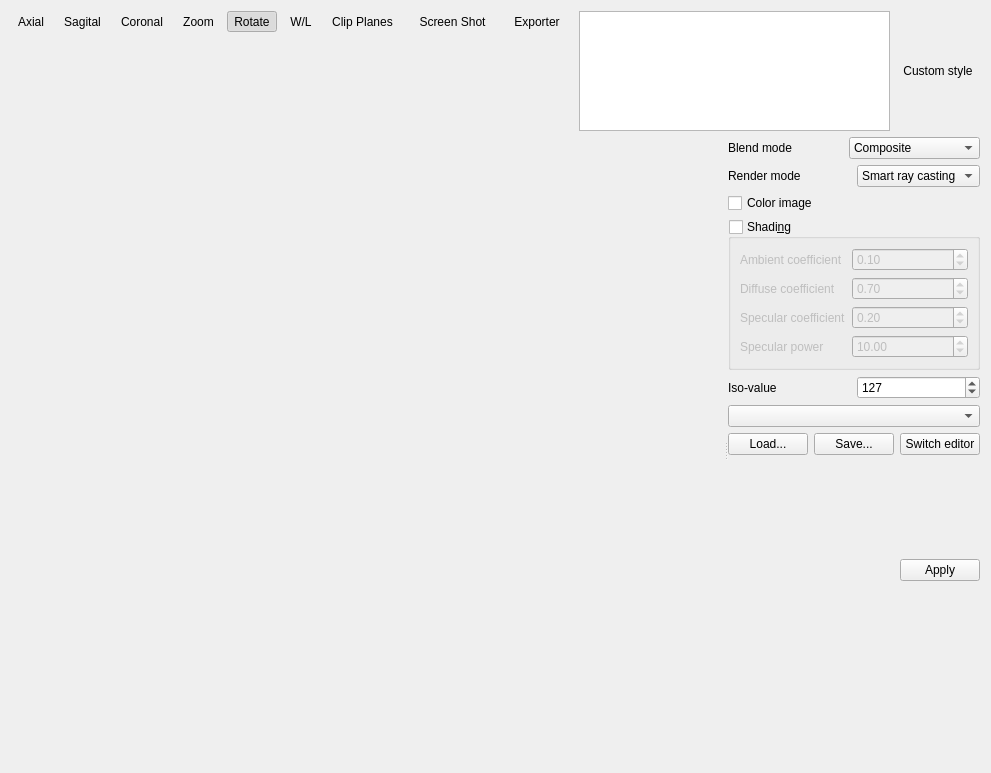
<?xml version="1.0" encoding="UTF-8"?>
<ui version="4.0">
 <class>Q3DViewerExtensionBase</class>
 <widget class="QWidget" name="Q3DViewerExtensionBase">
  <property name="geometry">
   <rect>
    <x>0</x>
    <y>0</y>
    <width>991</width>
    <height>773</height>
   </rect>
  </property>
  <layout class="QGridLayout">
   <item row="0" column="0">
    <layout class="QVBoxLayout">
     <property name="spacing">
      <number>14</number>
     </property>
     <property name="leftMargin">
      <number>0</number>
     </property>
     <property name="topMargin">
      <number>0</number>
     </property>
     <property name="rightMargin">
      <number>0</number>
     </property>
     <property name="bottomMargin">
      <number>0</number>
     </property>
     <item>
      <layout class="QHBoxLayout">
       <property name="spacing">
        <number>6</number>
       </property>
       <property name="leftMargin">
        <number>0</number>
       </property>
       <property name="topMargin">
        <number>0</number>
       </property>
       <property name="rightMargin">
        <number>0</number>
       </property>
       <property name="bottomMargin">
        <number>0</number>
       </property>
       <item>
        <widget class="QToolButton" name="m_axialOrientationButton">
         <property name="text">
          <string>Axial</string>
         </property>
         <property name="icon">
          <iconset>
           <normaloff>:/images/icons/axial.svg</normaloff>:/images/icons/axial.svg</iconset>
         </property>
         <property name="iconSize">
          <size>
           <width>32</width>
           <height>32</height>
          </size>
         </property>
         <property name="checkable">
          <bool>false</bool>
         </property>
         <property name="checked">
          <bool>false</bool>
         </property>
         <property name="toolButtonStyle">
          <enum>Qt::ToolButtonTextUnderIcon</enum>
         </property>
         <property name="autoRaise">
          <bool>true</bool>
         </property>
        </widget>
       </item>
       <item>
        <widget class="QToolButton" name="m_sagitalOrientationButton">
         <property name="text">
          <string>Sagital</string>
         </property>
         <property name="icon">
          <iconset>
           <normaloff>:/images/icons/sagittal.svg</normaloff>:/images/icons/sagittal.svg</iconset>
         </property>
         <property name="iconSize">
          <size>
           <width>32</width>
           <height>32</height>
          </size>
         </property>
         <property name="checkable">
          <bool>false</bool>
         </property>
         <property name="checked">
          <bool>false</bool>
         </property>
         <property name="toolButtonStyle">
          <enum>Qt::ToolButtonTextUnderIcon</enum>
         </property>
         <property name="autoRaise">
          <bool>true</bool>
         </property>
        </widget>
       </item>
       <item>
        <widget class="QToolButton" name="m_coronalOrientationButton">
         <property name="text">
          <string>Coronal</string>
         </property>
         <property name="icon">
          <iconset>
           <normaloff>:/images/icons/coronal.svg</normaloff>:/images/icons/coronal.svg</iconset>
         </property>
         <property name="iconSize">
          <size>
           <width>32</width>
           <height>32</height>
          </size>
         </property>
         <property name="checkable">
          <bool>false</bool>
         </property>
         <property name="checked">
          <bool>false</bool>
         </property>
         <property name="toolButtonStyle">
          <enum>Qt::ToolButtonTextUnderIcon</enum>
         </property>
         <property name="autoRaise">
          <bool>true</bool>
         </property>
        </widget>
       </item>
      </layout>
     </item>
     <item>
      <spacer>
       <property name="orientation">
        <enum>Qt::Vertical</enum>
       </property>
       <property name="sizeType">
        <enum>QSizePolicy::Expanding</enum>
       </property>
       <property name="sizeHint" stdset="0">
        <size>
         <width>20</width>
         <height>20</height>
        </size>
       </property>
      </spacer>
     </item>
    </layout>
   </item>
   <item row="0" column="1">
    <layout class="QVBoxLayout">
     <property name="spacing">
      <number>14</number>
     </property>
     <property name="leftMargin">
      <number>0</number>
     </property>
     <property name="topMargin">
      <number>0</number>
     </property>
     <property name="rightMargin">
      <number>0</number>
     </property>
     <property name="bottomMargin">
      <number>0</number>
     </property>
     <item>
      <layout class="QHBoxLayout">
       <property name="spacing">
        <number>6</number>
       </property>
       <property name="leftMargin">
        <number>0</number>
       </property>
       <property name="topMargin">
        <number>0</number>
       </property>
       <property name="rightMargin">
        <number>0</number>
       </property>
       <property name="bottomMargin">
        <number>0</number>
       </property>
       <item>
        <widget class="QToolButton" name="m_zoomToolButton">
         <property name="text">
          <string>Zoom</string>
         </property>
         <property name="icon">
          <iconset>
           <normaloff>:/images/icons/edit-find.svg</normaloff>:/images/icons/edit-find.svg</iconset>
         </property>
         <property name="iconSize">
          <size>
           <width>32</width>
           <height>32</height>
          </size>
         </property>
         <property name="checkable">
          <bool>true</bool>
         </property>
         <property name="checked">
          <bool>false</bool>
         </property>
         <property name="toolButtonStyle">
          <enum>Qt::ToolButtonTextUnderIcon</enum>
         </property>
         <property name="autoRaise">
          <bool>true</bool>
         </property>
        </widget>
       </item>
       <item>
        <widget class="QToolButton" name="m_rotate3DToolButton">
         <property name="text">
          <string>Rotate</string>
         </property>
         <property name="icon">
          <iconset>
           <normaloff>:/images/icons/swivel.svg</normaloff>:/images/icons/swivel.svg</iconset>
         </property>
         <property name="iconSize">
          <size>
           <width>32</width>
           <height>32</height>
          </size>
         </property>
         <property name="checkable">
          <bool>true</bool>
         </property>
         <property name="checked">
          <bool>true</bool>
         </property>
         <property name="toolButtonStyle">
          <enum>Qt::ToolButtonTextUnderIcon</enum>
         </property>
         <property name="autoRaise">
          <bool>true</bool>
         </property>
        </widget>
       </item>
       <item>
        <widget class="QToolButton" name="m_windowLevelToolButton">
         <property name="text">
          <string>W/L</string>
         </property>
         <property name="icon">
          <iconset>
           <normaloff>:/images/icons/contrast.svg</normaloff>:/images/icons/contrast.svg</iconset>
         </property>
         <property name="iconSize">
          <size>
           <width>32</width>
           <height>32</height>
          </size>
         </property>
         <property name="checkable">
          <bool>true</bool>
         </property>
         <property name="toolButtonStyle">
          <enum>Qt::ToolButtonTextUnderIcon</enum>
         </property>
         <property name="autoRaise">
          <bool>true</bool>
         </property>
        </widget>
       </item>
      </layout>
     </item>
     <item>
      <spacer>
       <property name="orientation">
        <enum>Qt::Vertical</enum>
       </property>
       <property name="sizeType">
        <enum>QSizePolicy::Expanding</enum>
       </property>
       <property name="sizeHint" stdset="0">
        <size>
         <width>20</width>
         <height>20</height>
        </size>
       </property>
      </spacer>
     </item>
    </layout>
   </item>
   <item row="0" column="2">
    <layout class="QVBoxLayout">
     <property name="spacing">
      <number>14</number>
     </property>
     <item>
      <widget class="QToolButton" name="m_clippingBoxToolButton">
       <property name="text">
        <string>Clip Planes</string>
       </property>
       <property name="icon">
        <iconset>
         <normaloff>:/images/icons/node.svg</normaloff>:/images/icons/node.svg</iconset>
       </property>
       <property name="iconSize">
        <size>
         <width>32</width>
         <height>32</height>
        </size>
       </property>
       <property name="checkable">
        <bool>true</bool>
       </property>
       <property name="toolButtonStyle">
        <enum>Qt::ToolButtonTextUnderIcon</enum>
       </property>
       <property name="autoRaise">
        <bool>true</bool>
       </property>
      </widget>
     </item>
     <item>
      <spacer>
       <property name="orientation">
        <enum>Qt::Vertical</enum>
       </property>
       <property name="sizeType">
        <enum>QSizePolicy::Expanding</enum>
       </property>
       <property name="sizeHint" stdset="0">
        <size>
         <width>20</width>
         <height>20</height>
        </size>
       </property>
      </spacer>
     </item>
    </layout>
   </item>
   <item row="0" column="7">
    <layout class="QHBoxLayout">
     <property name="spacing">
      <number>6</number>
     </property>
     <property name="leftMargin">
      <number>0</number>
     </property>
     <property name="topMargin">
      <number>0</number>
     </property>
     <property name="rightMargin">
      <number>0</number>
     </property>
     <property name="bottomMargin">
      <number>0</number>
     </property>
     <item>
      <layout class="QVBoxLayout">
       <property name="spacing">
        <number>6</number>
       </property>
       <property name="leftMargin">
        <number>0</number>
       </property>
       <property name="topMargin">
        <number>0</number>
       </property>
       <property name="rightMargin">
        <number>0</number>
       </property>
       <property name="bottomMargin">
        <number>0</number>
       </property>
       <item>
        <widget class="QListView" name="m_renderingStyleListView">
         <property name="maximumSize">
          <size>
           <width>16777215</width>
           <height>120</height>
          </size>
         </property>
         <property name="editTriggers">
          <set>QAbstractItemView::NoEditTriggers</set>
         </property>
         <property name="iconSize">
          <size>
           <width>96</width>
           <height>96</height>
          </size>
         </property>
         <property name="movement">
          <enum>QListView::Static</enum>
         </property>
         <property name="resizeMode">
          <enum>QListView::Adjust</enum>
         </property>
         <property name="viewMode">
          <enum>QListView::IconMode</enum>
         </property>
         <property name="uniformItemSizes">
          <bool>true</bool>
         </property>
        </widget>
       </item>
      </layout>
     </item>
     <item>
      <widget class="QToolButton" name="m_customStyleToolButton">
       <property name="text">
        <string>Custom style</string>
       </property>
       <property name="icon">
        <iconset>
         <normaloff>:/images/icons/adjustrgb.svg</normaloff>:/images/icons/adjustrgb.svg</iconset>
       </property>
       <property name="iconSize">
        <size>
         <width>32</width>
         <height>32</height>
        </size>
       </property>
       <property name="checkable">
        <bool>true</bool>
       </property>
       <property name="toolButtonStyle">
        <enum>Qt::ToolButtonTextUnderIcon</enum>
       </property>
       <property name="autoRaise">
        <bool>true</bool>
       </property>
      </widget>
     </item>
    </layout>
   </item>
   <item row="1" column="0" colspan="8">
    <widget class="QSplitter" name="m_editorSplitter">
     <property name="sizePolicy">
      <sizepolicy hsizetype="Expanding" vsizetype="Preferred">
       <horstretch>0</horstretch>
       <verstretch>1</verstretch>
      </sizepolicy>
     </property>
     <property name="orientation">
      <enum>Qt::Horizontal</enum>
     </property>
     <property name="opaqueResize">
      <bool>false</bool>
     </property>
     <widget class="udg::Q3DViewer" name="m_3DView" native="true">
      <property name="sizePolicy">
       <sizepolicy hsizetype="Expanding" vsizetype="Expanding">
        <horstretch>1</horstretch>
        <verstretch>1</verstretch>
       </sizepolicy>
      </property>
     </widget>
     <widget class="QWidget" name="layoutWidget">
      <layout class="QVBoxLayout">
       <property name="spacing">
        <number>6</number>
       </property>
       <property name="leftMargin">
        <number>0</number>
       </property>
       <property name="topMargin">
        <number>0</number>
       </property>
       <property name="rightMargin">
        <number>0</number>
       </property>
       <property name="bottomMargin">
        <number>0</number>
       </property>
       <item>
        <layout class="QVBoxLayout" stretch="0,0,0">
         <property name="spacing">
          <number>6</number>
         </property>
         <property name="leftMargin">
          <number>0</number>
         </property>
         <property name="topMargin">
          <number>0</number>
         </property>
         <property name="rightMargin">
          <number>0</number>
         </property>
         <property name="bottomMargin">
          <number>0</number>
         </property>
         <item>
          <layout class="QHBoxLayout" name="horizontalLayout_2">
           <item>
            <widget class="QLabel" name="label_6">
             <property name="text">
              <string>Blend mode</string>
             </property>
            </widget>
           </item>
           <item>
            <widget class="QComboBox" name="m_blendModeComboBox">
             <item>
              <property name="text">
               <string>Composite</string>
              </property>
             </item>
             <item>
              <property name="text">
               <string>Maximum intensity</string>
              </property>
             </item>
             <item>
              <property name="text">
               <string>Minimum intensity</string>
              </property>
             </item>
             <item>
              <property name="text">
               <string>Average intensity</string>
              </property>
             </item>
             <item>
              <property name="text">
               <string>Additive</string>
              </property>
             </item>
             <item>
              <property name="text">
               <string>Isosurface</string>
              </property>
             </item>
            </widget>
           </item>
          </layout>
         </item>
         <item>
          <widget class="QWidget" name="m_rayCastingOptionsWidget" native="true">
           <layout class="QVBoxLayout" name="verticalLayout_3">
            <property name="spacing">
             <number>6</number>
            </property>
            <property name="leftMargin">
             <number>0</number>
            </property>
            <property name="topMargin">
             <number>0</number>
            </property>
            <property name="rightMargin">
             <number>0</number>
            </property>
            <property name="bottomMargin">
             <number>0</number>
            </property>
            <item>
             <widget class="QWidget" name="m_renderModeWidget" native="true">
              <layout class="QHBoxLayout" name="horizontalLayout_3">
               <property name="leftMargin">
                <number>0</number>
               </property>
               <property name="topMargin">
                <number>0</number>
               </property>
               <property name="rightMargin">
                <number>0</number>
               </property>
               <property name="bottomMargin">
                <number>0</number>
               </property>
               <item>
                <widget class="QLabel" name="label_7">
                 <property name="text">
                  <string>Render mode</string>
                 </property>
                </widget>
               </item>
               <item>
                <widget class="QComboBox" name="m_renderModeComboBox">
                 <item>
                  <property name="text">
                   <string>Smart ray casting</string>
                  </property>
                 </item>
                 <item>
                  <property name="text">
                   <string>CPU ray casting</string>
                  </property>
                 </item>
                 <item>
                  <property name="text">
                   <string>GPU ray casting</string>
                  </property>
                 </item>
                </widget>
               </item>
              </layout>
             </widget>
            </item>
            <item>
             <widget class="QCheckBox" name="m_colorImageCheckBox">
              <property name="text">
               <string>Color image</string>
              </property>
             </widget>
            </item>
            <item>
             <widget class="QGroupBox" name="m_shadingGroupBox">
              <property name="title">
               <string>Shadi&amp;ng</string>
              </property>
              <property name="checkable">
               <bool>true</bool>
              </property>
              <property name="checked">
               <bool>false</bool>
              </property>
              <layout class="QFormLayout" name="formLayout">
               <item row="0" column="0">
                <widget class="QLabel" name="m_ambientCoefficientLabel">
                 <property name="text">
                  <string>Ambient coefficient</string>
                 </property>
                </widget>
               </item>
               <item row="0" column="1">
                <widget class="QDoubleSpinBox" name="m_ambientCoefficientDoubleSpinBox">
                 <property name="maximum">
                  <double>1.000000000000000</double>
                 </property>
                 <property name="singleStep">
                  <double>0.010000000000000</double>
                 </property>
                 <property name="value">
                  <double>0.100000000000000</double>
                 </property>
                </widget>
               </item>
               <item row="1" column="0">
                <widget class="QLabel" name="m_diffuseCoefficientLabel">
                 <property name="text">
                  <string>Diffuse coefficient</string>
                 </property>
                </widget>
               </item>
               <item row="1" column="1">
                <widget class="QDoubleSpinBox" name="m_diffuseCoefficientDoubleSpinBox">
                 <property name="maximum">
                  <double>1.000000000000000</double>
                 </property>
                 <property name="singleStep">
                  <double>0.010000000000000</double>
                 </property>
                 <property name="value">
                  <double>0.700000000000000</double>
                 </property>
                </widget>
               </item>
               <item row="2" column="0">
                <widget class="QLabel" name="m_specularCoefficientLabel">
                 <property name="text">
                  <string>Specular coefficient</string>
                 </property>
                </widget>
               </item>
               <item row="2" column="1">
                <widget class="QDoubleSpinBox" name="m_specularCoefficientDoubleSpinBox">
                 <property name="maximum">
                  <double>1.000000000000000</double>
                 </property>
                 <property name="singleStep">
                  <double>0.010000000000000</double>
                 </property>
                 <property name="value">
                  <double>0.200000000000000</double>
                 </property>
                </widget>
               </item>
               <item row="3" column="0">
                <widget class="QLabel" name="m_specularPowerLabel">
                 <property name="text">
                  <string>Specular power</string>
                 </property>
                </widget>
               </item>
               <item row="3" column="1">
                <widget class="QDoubleSpinBox" name="m_specularPowerDoubleSpinBox">
                 <property name="maximum">
                  <double>128.000000000000000</double>
                 </property>
                 <property name="value">
                  <double>10.000000000000000</double>
                 </property>
                </widget>
               </item>
              </layout>
             </widget>
            </item>
           </layout>
          </widget>
         </item>
         <item>
          <widget class="QWidget" name="m_isosurfaceOptionsWidget" native="true">
           <property name="sizePolicy">
            <sizepolicy hsizetype="Preferred" vsizetype="Maximum">
             <horstretch>0</horstretch>
             <verstretch>0</verstretch>
            </sizepolicy>
           </property>
           <layout class="QHBoxLayout">
            <property name="leftMargin">
             <number>0</number>
            </property>
            <property name="topMargin">
             <number>0</number>
            </property>
            <property name="rightMargin">
             <number>0</number>
            </property>
            <property name="bottomMargin">
             <number>0</number>
            </property>
            <item>
             <widget class="QLabel" name="m_isoValueLabel">
              <property name="text">
               <string>Iso-value</string>
              </property>
             </widget>
            </item>
            <item>
             <widget class="QSpinBox" name="m_isoValueSpinBox">
              <property name="maximum">
               <number>255</number>
              </property>
              <property name="value">
               <number>127</number>
              </property>
             </widget>
            </item>
           </layout>
          </widget>
         </item>
        </layout>
       </item>
       <item>
        <widget class="QWidget" name="m_transferFunctionsWidget" native="true">
         <layout class="QVBoxLayout" name="verticalLayout_4">
          <property name="spacing">
           <number>6</number>
          </property>
          <property name="leftMargin">
           <number>0</number>
          </property>
          <property name="topMargin">
           <number>0</number>
          </property>
          <property name="rightMargin">
           <number>0</number>
          </property>
          <property name="bottomMargin">
           <number>0</number>
          </property>
          <item>
           <widget class="QComboBox" name="m_clutPresetsComboBox"/>
          </item>
          <item>
           <layout class="QHBoxLayout">
            <property name="spacing">
             <number>6</number>
            </property>
            <property name="leftMargin">
             <number>0</number>
            </property>
            <property name="topMargin">
             <number>0</number>
            </property>
            <property name="rightMargin">
             <number>0</number>
            </property>
            <property name="bottomMargin">
             <number>0</number>
            </property>
            <item>
             <widget class="QPushButton" name="m_loadClutPushButton">
              <property name="toolTip">
               <string>Load transfer function</string>
              </property>
              <property name="text">
               <string>Load...</string>
              </property>
             </widget>
            </item>
            <item>
             <widget class="QPushButton" name="m_saveClutPushButton">
              <property name="toolTip">
               <string>Save transfer function</string>
              </property>
              <property name="text">
               <string>Save...</string>
              </property>
             </widget>
            </item>
            <item>
             <widget class="QPushButton" name="m_switchEditorPushButton">
              <property name="text">
               <string>Switch editor</string>
              </property>
             </widget>
            </item>
           </layout>
          </item>
          <item>
           <widget class="QStackedWidget" name="m_editorsStackedWidget">
            <property name="sizePolicy">
             <sizepolicy hsizetype="Preferred" vsizetype="Preferred">
              <horstretch>0</horstretch>
              <verstretch>1</verstretch>
             </sizepolicy>
            </property>
            <property name="currentIndex">
             <number>0</number>
            </property>
            <widget class="udg::QTransferFunctionEditorByGradient" name="m_gradientEditor"/>
            <widget class="udg::QTransferFunctionEditorByValues" name="m_editorByValues"/>
           </widget>
          </item>
          <item>
           <layout class="QHBoxLayout">
            <property name="spacing">
             <number>6</number>
            </property>
            <property name="leftMargin">
             <number>0</number>
            </property>
            <property name="topMargin">
             <number>0</number>
            </property>
            <property name="rightMargin">
             <number>0</number>
            </property>
            <property name="bottomMargin">
             <number>0</number>
            </property>
            <item>
             <spacer>
              <property name="orientation">
               <enum>Qt::Horizontal</enum>
              </property>
              <property name="sizeHint" stdset="0">
               <size>
                <width>40</width>
                <height>20</height>
               </size>
              </property>
             </spacer>
            </item>
            <item>
             <widget class="QPushButton" name="m_applyPushButton">
              <property name="text">
               <string>Apply</string>
              </property>
             </widget>
            </item>
           </layout>
          </item>
         </layout>
        </widget>
       </item>
       <item>
        <widget class="QWidget" name="m_noTransferFunctionsWidget" native="true">
         <property name="sizePolicy">
          <sizepolicy hsizetype="Preferred" vsizetype="Expanding">
           <horstretch>0</horstretch>
           <verstretch>0</verstretch>
          </sizepolicy>
         </property>
        </widget>
       </item>
      </layout>
     </widget>
    </widget>
   </item>
   <item row="0" column="4" colspan="2">
    <layout class="QVBoxLayout" name="verticalLayout">
     <property name="spacing">
      <number>14</number>
     </property>
     <property name="leftMargin">
      <number>0</number>
     </property>
     <property name="topMargin">
      <number>0</number>
     </property>
     <property name="rightMargin">
      <number>0</number>
     </property>
     <property name="bottomMargin">
      <number>0</number>
     </property>
     <item>
      <layout class="QHBoxLayout" name="horizontalLayout">
       <item>
        <widget class="QToolButton" name="m_screenShotToolButton">
         <property name="text">
          <string>Screen Shot</string>
         </property>
         <property name="icon">
          <iconset>
           <normaloff>:/images/icons/camera-photo.svg</normaloff>:/images/icons/camera-photo.svg</iconset>
         </property>
         <property name="iconSize">
          <size>
           <width>32</width>
           <height>32</height>
          </size>
         </property>
         <property name="toolButtonStyle">
          <enum>Qt::ToolButtonTextUnderIcon</enum>
         </property>
         <property name="autoRaise">
          <bool>true</bool>
         </property>
        </widget>
       </item>
       <item>
        <widget class="QToolButton" name="m_screenshotsExporterToolButton">
         <property name="text">
          <string>Exporter</string>
         </property>
         <property name="icon">
          <iconset>
           <normaloff>:/images/icons/upload-media.svg</normaloff>:/images/icons/upload-media.svg</iconset>
         </property>
         <property name="iconSize">
          <size>
           <width>32</width>
           <height>32</height>
          </size>
         </property>
         <property name="toolButtonStyle">
          <enum>Qt::ToolButtonTextUnderIcon</enum>
         </property>
         <property name="autoRaise">
          <bool>true</bool>
         </property>
        </widget>
       </item>
      </layout>
     </item>
     <item>
      <spacer name="verticalSpacer">
       <property name="orientation">
        <enum>Qt::Vertical</enum>
       </property>
       <property name="sizeHint" stdset="0">
        <size>
         <width>20</width>
         <height>20</height>
        </size>
       </property>
      </spacer>
     </item>
    </layout>
   </item>
  </layout>
 </widget>
 <customwidgets>
  <customwidget>
   <class>udg::QTransferFunctionEditorByGradient</class>
   <extends>QWidget</extends>
   <header>qtransferfunctioneditorbygradient.h</header>
  </customwidget>
  <customwidget>
   <class>udg::QTransferFunctionEditorByValues</class>
   <extends>QWidget</extends>
   <header>qtransferfunctioneditorbyvalues.h</header>
  </customwidget>
  <customwidget>
   <class>udg::Q3DViewer</class>
   <extends>QWidget</extends>
   <header>q3dviewer.h</header>
  </customwidget>
 </customwidgets>
 <resources/>
 <connections/>
</ui>
